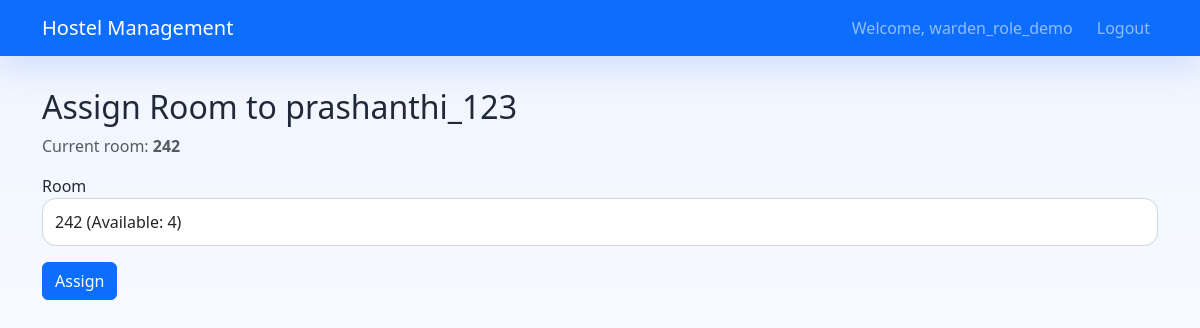
Page /accounts/admin/students/2/assign_room/ (signed in) on the committed database.
### accounts/models.py (models this page shows, shortened)
class User(AbstractUser):
    ROLE_CHOICES = [
        ('student', 'Student'),
        ('admin', 'Admin'),
        ('warden', 'Warden'),
    ]
    role = models.CharField(max_length=10, choices=ROLE_CHOICES, default='student')

### students/models.py (models this page shows, shortened)
class StudentProfile(models.Model):
    user = models.OneToOneField(settings.AUTH_USER_MODEL, on_delete=models.CASCADE)
    student_id = models.CharField(max_length=20, unique=True)
    phone = models.CharField(max_length=15)
    address = models.TextField()
    room = models.ForeignKey(Room, on_delete=models.SET_NULL, null=True, blank=True)

### rooms/models.py (models this page shows, shortened)
class Room(models.Model):
    room_number = models.CharField(max_length=10, unique=True)
    capacity = models.PositiveIntegerField()
    available_slots = models.PositiveIntegerField()

### accounts/views.py (the view, shortened to what this page needs)
# urls.py: path('admin/students/<int:student_id>/assign_room/', views.assign_room, name='assign_room'),
@login_required
def assign_room(request, student_id):
    if not is_management_user(request.user):
        return redirect('login')
    student = get_object_or_404(User, id=student_id, role='student')
    profile = get_object_or_404(StudentProfile, user=student)
    rooms = Room.objects.filter(Q(available_slots__gt=0) | Q(id=profile.room_id)).distinct()
    return render(request, 'assign_room.html', {'student': student, 'profile': profile, 'rooms': rooms})

### accounts/views.py (called while the page is built)
def is_management_user(user):
    return getattr(user, 'role', None) in {'admin', 'warden'}

### templates/assign_room.html (shortened to what this page needs)
{% extends 'base.html' %}
{% block content %}
<h2>Assign Room to {{ student.username }}</h2>
{% if profile.room %}
<p class="text-muted">Current room: <strong>{{ profile.room.room_number }}</strong></p>
{% endif %}
<form method="post">
    <div class="mb-3">
        <label>Room</label>
        <select name="room" class="form-control" required>
            {% for room in rooms %}
            <option value="{{ room.id }}" {% if profile.room and profile.room.id == room.id %}selected{% endif %}>
                {{ room.room_number }} (Available: {{ room.available_slots }})
            </option>
            {% endfor %}
        </select>
    </div>
    <button type="submit" class="btn btn-primary">Assign</button>
</form>
{% endblock %}

### templates/base.html (shortened to what this page needs)
<!DOCTYPE html>
<html lang="en">
<head>
    <link href="https://cdn.jsdelivr.net/npm/bootstrap@5.3.0/dist/css/bootstrap.min.css" rel="stylesheet">
</head>
<body>
    <nav class="navbar navbar-expand-lg navbar-dark bg-primary">
        <div class="container">
            {% if user.is_authenticated %}
                {% if user.role == 'student' %}
                    <a class="navbar-brand" href="{% url 'student_dashboard' %}">Hostel Management</a>
                {% elif user.role == 'warden' %}
                    <a class="navbar-brand" href="{% url 'warden_dashboard' %}">Hostel Management</a>
                {% else %}
                    <a class="navbar-brand" href="{% url 'admin_dashboard' %}">Hostel Management</a>
                {% endif %}
            {% else %}
                <a class="navbar-brand" href="{% url 'home' %}">Hostel Management</a>
            {% endif %}
            {% if user.is_authenticated %}
                <div class="navbar-nav ms-auto">
                    <span class="navbar-text me-3">Welcome, {{ user.username }}</span>
                    <a class="nav-link" href="{% url 'logout' %}">Logout</a>
                </div>
            {% endif %}
        </div>
    </nav>
    <div class="page-shell">
        <div class="{% block container_class %}container{% endblock %}">
            {% block content %}{% endblock %}
        </div>
    </div>
</body>
</html>

### templates/base.html (style rules this page uses)
body { min-height: 100vh; background: linear-gradient(180deg, #eef4ff 0%, #f8fbff 45%, #ffffff 100%); color: #1f2937; }
.navbar { box-shadow: 0 12px 30px rgba(37, 99, 235, 0.15); }
.page-shell { padding: 2rem 0 3rem; }
.form-control, .form-select, textarea.form-control { min-height: 48px; border-radius: 0.85rem; border-color: #d1d5db; }

### rows in the picture
User: username "warden_role_demo"
User: username "prashanthi_123"
StudentProfile: room.room_number "242", room "242 (Available: 4)"
